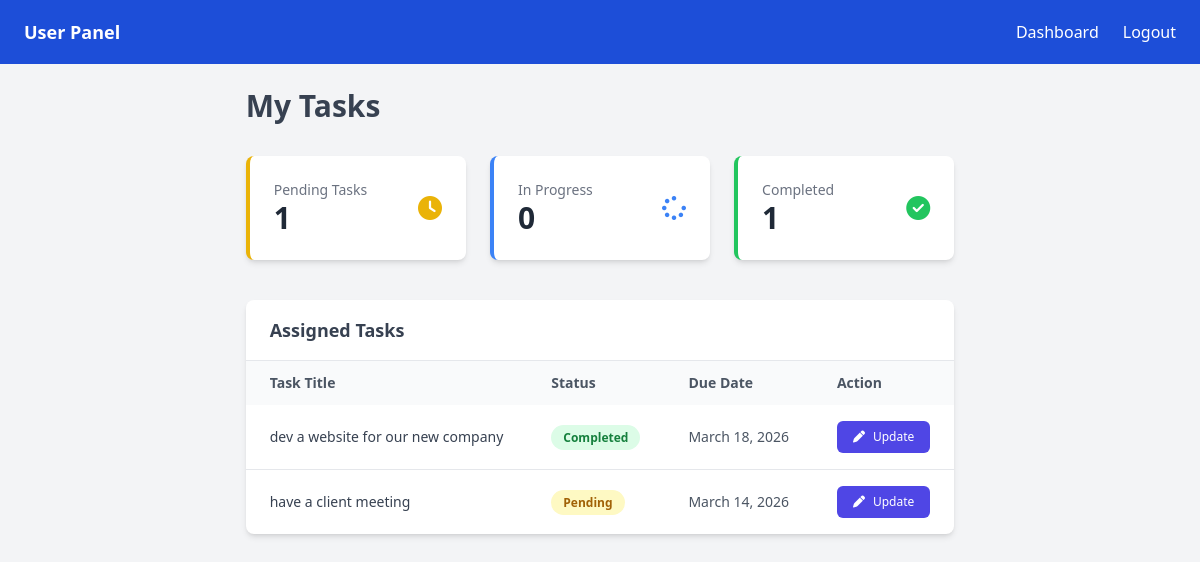
Before: /user/dashboard/ (signed in) with the older database file.
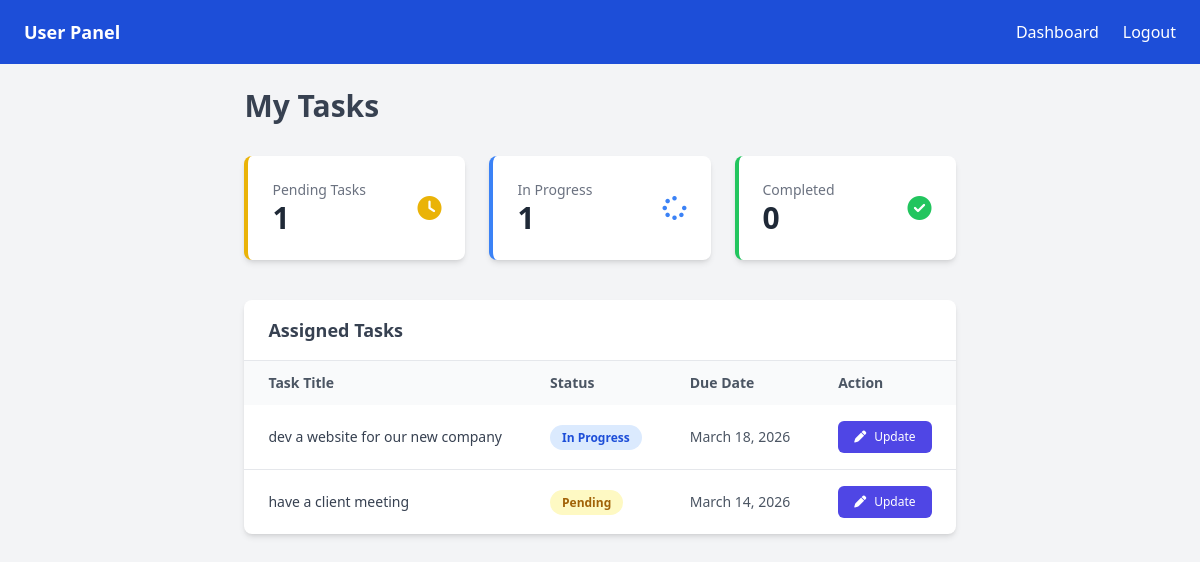
After: the same page with the newer database file.
### app/models.py (models this page shows, shortened)
class Task(models.Model):
    STATUS_CHOICES = (
        ("PENDING", "Pending"),
        ("IN_PROGRESS", "In Progress"),
        ("COMPLETED", "Completed"),
    )
    title = models.CharField(max_length=255)
    description = models.TextField()
    assigned_to = models.ForeignKey(
        User,
        on_delete=models.CASCADE,
        related_name="assigned_tasks"
    )
    assigned_by = models.ForeignKey(
        User,
        on_delete=models.CASCADE,
        related_name="created_tasks"
    )
    due_date = models.DateField()
    status = models.CharField(
        max_length=20,
        choices=STATUS_CHOICES,
        default="PENDING"
    )
    completion_report = models.TextField(
        blank=True,
        null=True
    )
    worked_hours = models.FloatField(
        blank=True,
        null=True
    )
    created_at = models.DateTimeField(auto_now_add=True)
    updated_at = models.DateTimeField(auto_now=True)

### app/views.py (the view)
@login_required
def user_dashboard(request):
    if request.user.role != "USER":
        return redirect("login")
    tasks = Task.objects.filter(assigned_to=request.user)
    pending_tasks = tasks.filter(status="PENDING")
    progress_tasks = tasks.filter(status="IN_PROGRESS")
    completed_tasks = tasks.filter(status="COMPLETED")
    context = {
        "tasks": tasks,
        "pending_count": pending_tasks.count(),
        "progress_count": progress_tasks.count(),
        "completed_count": completed_tasks.count(),
    }
    return render(request, "user/dashboard.html", context)

### app/templates/user/dashboard.html (shortened to what the changed rows need)
{% extends "user/userbase.html" %}
{% block content %}
<div class="max-w-7xl mx-auto">
    <div class="flex justify-between items-center mb-8">
        <h1 class="text-3xl font-bold text-gray-700">
            My Tasks
        </h1>
    </div>
    <div class="grid grid-cols-1 md:grid-cols-3 gap-6 mb-10">
        <div class="bg-white shadow-md rounded-lg p-6 border-l-4 border-yellow-500 hover:shadow-lg transition">
            <div class="flex justify-between items-center">
                <div>
                    <h2 class="text-3xl font-bold text-gray-800">{{ pending_count }}</h2>
                </div>
            </div>
        </div>
        <div class="bg-white shadow-md rounded-lg p-6 border-l-4 border-blue-500 hover:shadow-lg transition">
            <div class="flex justify-between items-center">
                <div>
                    <p class="text-gray-500 text-sm">In Progress</p>
                    <h2 class="text-3xl font-bold text-gray-800">{{ progress_count }}</h2>
                </div>
            </div>
        </div>
        <div class="bg-white shadow-md rounded-lg p-6 border-l-4 border-green-500 hover:shadow-lg transition">
            <div class="flex justify-between items-center">
                <div>
                    <p class="text-gray-500 text-sm">Completed</p>
                    <h2 class="text-3xl font-bold text-gray-800">{{ completed_count }}</h2>
                </div>
            </div>
        </div>
    </div>
    <div class="bg-white shadow-md rounded-lg overflow-hidden">
        <div class="px-6 py-4 border-b">
            <h2 class="text-lg font-semibold text-gray-700">
                Assigned Tasks
            </h2>
        </div>
        <div class="overflow-x-auto">
            <table class="w-full text-sm">
                <thead class="bg-gray-50 text-gray-600">
                    <tr>
                        <th class="text-left px-6 py-3">Task Title</th>
                        <th class="text-left px-6 py-3">Status</th>
                        <th class="text-left px-6 py-3">Due Date</th>
                        <th class="text-left px-6 py-3">Action</th>
                    </tr>
                </thead>
                <tbody class="divide-y">
                    {% for task in tasks %}
                    <tr class="hover:bg-gray-50 transition">
                        <td class="px-6 py-4 font-medium text-gray-700">
                            {{ task.title }}
                        </td>
                        <td class="px-6 py-4">
                            {% if task.status == "COMPLETED" %}
                            <span class="bg-green-100 text-green-700 text-xs font-semibold px-3 py-1 rounded-full">
                                Completed
                            </span>
                            {% elif task.status == "IN_PROGRESS" %}
                            <span class="bg-blue-100 text-blue-700 text-xs font-semibold px-3 py-1 rounded-full">
                                In Progress
                            </span>
                            {% else %}
                            <span class="bg-yellow-100 text-yellow-700 text-xs font-semibold px-3 py-1 rounded-full">
                                Pending
                            </span>
                            {% endif %}
                        </td>
                        <td class="px-6 py-4 text-gray-600">
                            {{ task.due_date }}
                        </td>
                        <td class="px-6 py-4">
                            <a href="{% url 'update_task' task.id %}"
                                class="inline-flex items-center gap-2 bg-indigo-600 hover:bg-indigo-700 text-white px-4 py-2 rounded-md text-xs font-medium transition">
                                <i class="fa-solid fa-pen"></i>
                                Update
                            </a>
                        </td>
                    </tr>
                    {% empty %}
                    <tr>
                        <td colspan="4" class="text-center py-6 text-gray-400">
                            No tasks assigned yet
                        </td>
                    </tr>
                    {% endfor %}
                </tbody>
            </table>
        </div>
    </div>
</div>
{% endblock %}

Changed rows visible on the page:
changed Task "dev a website for our new company": status "Completed" → "In Progress"
Other visible differences:
{{ progress_count }}: "0" → "1"
{{ completed_count }}: "1" → "0"
